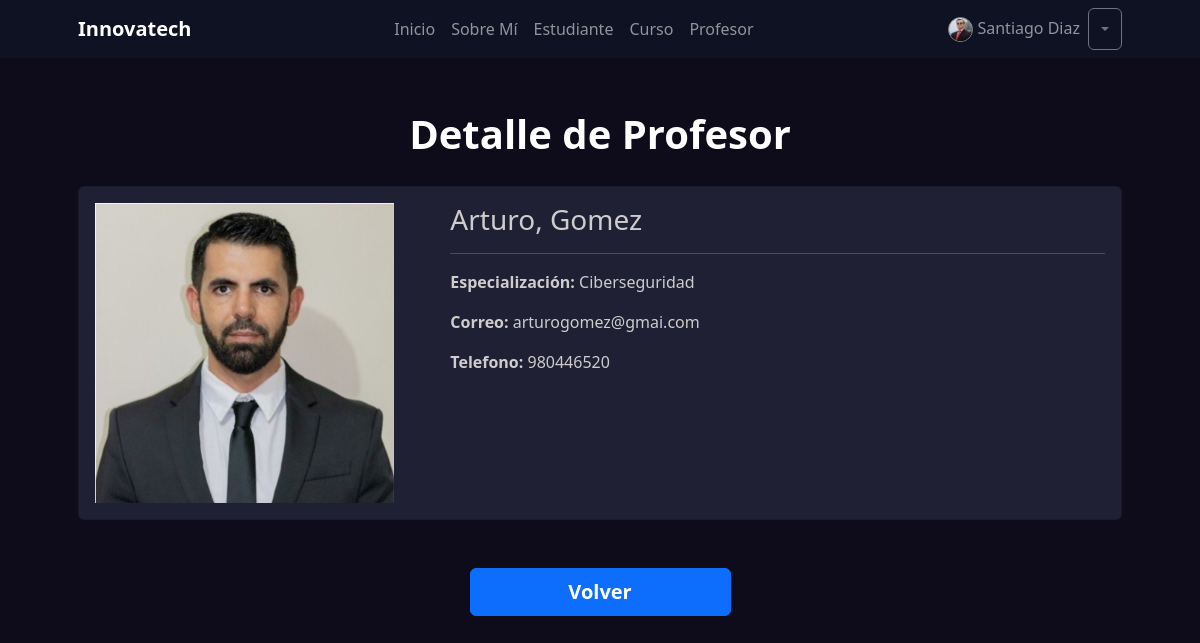
Page /profesor/detail/1 (signed in) on the committed database.
### coordinador/models.py (models this page shows, shortened)
class Coordinador(models.Model):
    usuario = models.OneToOneField(
        User, on_delete=models.SET_NULL, null=True, related_name="coordinador")
    telefono = models.CharField(max_length=10)
    imagen = models.ImageField(
        upload_to='coordinadores', null=True, blank=True)

### profesor/models.py (models this page shows, shortened)
class Profesor(models.Model):
    nombre = models.CharField(max_length=50)
    apellido = models.CharField(max_length=50)
    edad = models.IntegerField()
    especializacion = models.CharField(max_length=100)
    correo_electronico = models.EmailField(unique=True)
    telefono = models.CharField(max_length=15)
    imagen = models.ImageField(upload_to='profesores/', null=True, blank=True)
    class Meta:
        verbose_name = 'Profesor'
        verbose_name_plural = 'Profesores'

### profesor/views.py (the view)
# urls.py: path("detail/<int:pk>", views.ProfesorDetail.as_view(), name="detail"),
class ProfesorDetail(DetailView):
    model = models.Profesor

### profesor/templates/profesor/profesor_detail.html (shortened to what this page needs)
{% extends 'core/base.html' %}
{% block titulo %}Detalle de Profesor{% endblock titulo %}
{% block contenido %}
    <div class="">
        {% include 'profesor/components/card.html' with nombre=object.nombre apellido=object.apellido especializacion=object.especializacion correo=object.correo_electronico telefono=object.telefono imagen=object.imagen%}
    </div>
    <div class="d-flex justify-content-center mt-5">
        <a href="{% url 'profesor:list' %}" class="btn btn-primary w-25 fs-5 p-2 fw-bold">Volver</a>
    </div>
{% endblock contenido %}

### core/templates/core/components/navbar.html (shortened to what this page needs)
<nav class="navbar navbar-expand-lg navbar-dark bg-dark" style="background: #0e1d2c6e!important;">
    <div class="container px-5">
        <a class="navbar-brand" href="{% url 'core:home' %}"><b>Innovatech</b></a>
        <div class="collapse navbar-collapse justify-content-center " id="navbarSupportedContent">
            <ul class="navbar-nav mb-2 mb-lg-0">
                <li class="nav-item">
                    <a class="nav-link {% if  request.path == "/"%}active{% endif %}" aria-current="page" href="{% url 'core:home' %}">Inicio</a>
                </li>
                <li class="nav-item">
                    <a class="nav-link {% if  request.path == "/about/"%}active{% endif %}" aria-current="page" href="{% url 'core:about' %}">Sobre Mí</a>
                </li>
                {% if user.is_authenticated %}
                    <li class="nav-item">
                        <a class="nav-link {% if  request.path == '/estudiante/'%}active{% endif %}" href="{% url 'estudiante:home' %}">Estudiante</a>
                    </li>
                    <li class="nav-item">
                        <a class="nav-link {% if  request.path == '/curso/'%}active{% endif %}" href="{% url 'curso:home' %}">Curso</a>
                    </li>
                    <li class="nav-item">
                        <a class="nav-link {% if  request.path == '/profesor/'%}active{% endif %}" href="{% url 'profesor:home' %}">Profesor</a>
                    </li>
                {% endif %}
            </ul>
        </div>
        <div class="navbar-nav ml-auto">
            {% if user.is_authenticated %}
                <li class="nav-item">
                    <a class="nav-link">
                        {% if user.coordinador.imagen %}
                            <img src="{{user.coordinador.imagen.url}}"  style="width: 25px; border: 1px solid #929292"alt="Imagen de Perfil" class="rounded-circle">
                        {% else %}
                            <i class="bi bi-person-circle"></i>
                        {% endif %}
                        {% if user.first_name %}
                            {{ user.first_name }} {{ user.last_name }}
                        {% else %}
                            {{ user.username }}
                        {% endif %}
                    </a>
                </li>
                <div class="btn-group">
                    <button type="button" class="btn btn-outline-secondary dropdown-toggle" data-bs-toggle="dropdown" aria-expanded="false"></button>
                  </div>
            {% endif %}
        </div>
    </div>
</nav>

### profesor/templates/profesor/components/card.html
    <div class="card h-100 mt-4" style="background: #1F2034!important; color: #cecccc !important">
        <div class="row">
            <div class="col-md-4">
                <img
                    {% if imagen %}
                        src="{{ imagen.url }}"
                    {% else %}
                        src="https://salonlfc.com/wp-content/uploads/2018/01/image-not-found-1-scaled-1150x647.png"
                    {% endif %}
                    alt="Imagen de Usuario {{ nombre }}"
                    class="w-100 p-3"
                >
            </div>
            <div class="col-md-8">
                <div class="card-body">
                    <h3>{{ nombre }}, {{ apellido }}</h3>
                    <hr/>
                    <p class="card-text"><span class="fw-bold">Especialización:</span> {{ especializacion }}</p>
                    <p class="card-text"><span class="fw-bold">Correo: </span>{{ correo }}</p>
                    <p class="card-text"><span class="fw-bold">Telefono: </span>{{ telefono }}</p>
                </div>
            </div>
        </div>
    </div>

### rows in the picture
Profesor: nombre "Arturo", apellido "Gomez", especializacion "Ciberseguridad", correo_electronico "arturogomez@gmai.com", telefono "980446520"

### other values in the picture
{{ user.first_name }} "Santiago"
{{ user.last_name }} "Diaz"
